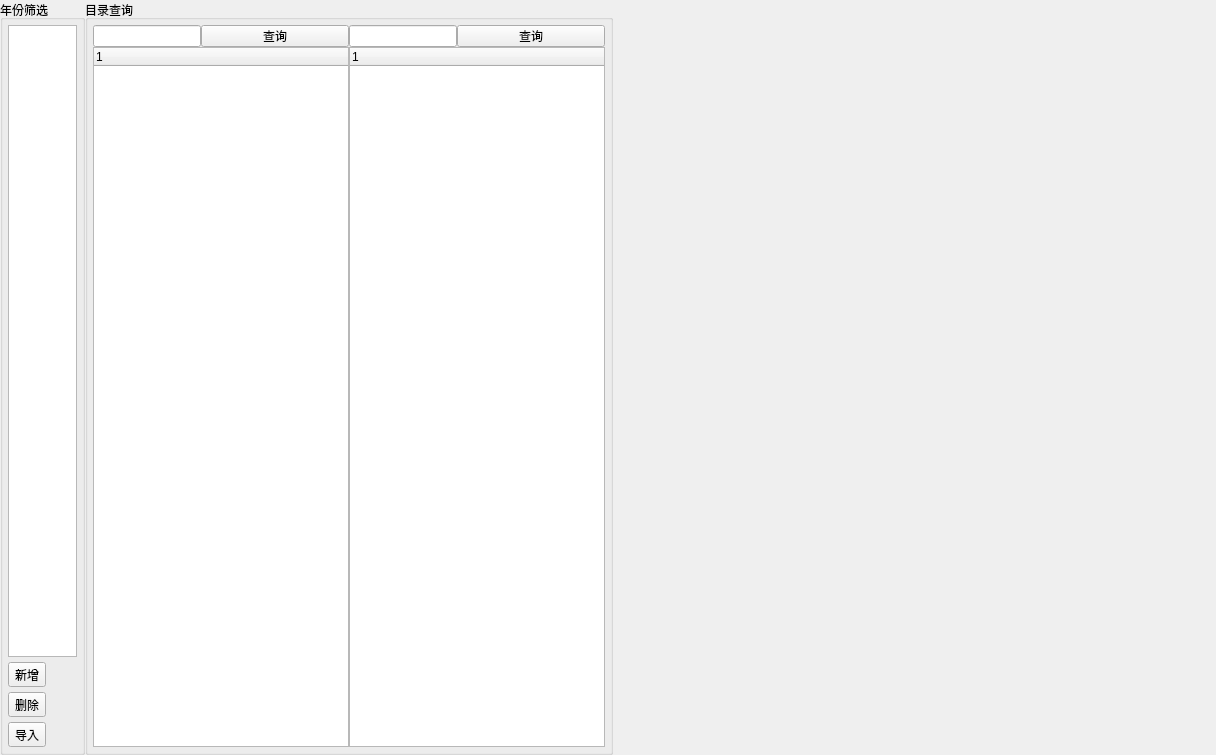
<?xml version="1.0" encoding="UTF-8"?>
<ui version="4.0">
 <class>Form</class>
 <widget class="QWidget" name="Form">
  <property name="geometry">
   <rect>
    <x>0</x>
    <y>0</y>
    <width>1216</width>
    <height>755</height>
   </rect>
  </property>
  <property name="windowTitle">
   <string>Form</string>
  </property>
  <layout class="QHBoxLayout" name="horizontalLayout_5">
   <property name="spacing">
    <number>0</number>
   </property>
   <property name="leftMargin">
    <number>0</number>
   </property>
   <property name="topMargin">
    <number>0</number>
   </property>
   <property name="rightMargin">
    <number>0</number>
   </property>
   <property name="bottomMargin">
    <number>0</number>
   </property>
   <item>
    <widget class="QWidget" name="widget" native="true">
     <property name="sizePolicy">
      <sizepolicy hsizetype="Fixed" vsizetype="Preferred">
       <horstretch>0</horstretch>
       <verstretch>0</verstretch>
      </sizepolicy>
     </property>
     <property name="minimumSize">
      <size>
       <width>0</width>
       <height>755</height>
      </size>
     </property>
    </widget>
   </item>
   <item>
    <widget class="QGroupBox" name="groupBox">
     <property name="maximumSize">
      <size>
       <width>85</width>
       <height>16777215</height>
      </size>
     </property>
     <property name="title">
      <string>年份筛选</string>
     </property>
     <layout class="QGridLayout" name="gridLayout">
      <property name="leftMargin">
       <number>5</number>
      </property>
      <property name="topMargin">
       <number>5</number>
      </property>
      <property name="rightMargin">
       <number>5</number>
      </property>
      <property name="bottomMargin">
       <number>5</number>
      </property>
      <property name="spacing">
       <number>5</number>
      </property>
      <item row="0" column="0">
       <widget class="QListWidget" name="lw_chooseYear"/>
      </item>
      <item row="2" column="0">
       <widget class="QToolButton" name="tb_del">
        <property name="text">
         <string>删除</string>
        </property>
       </widget>
      </item>
      <item row="1" column="0">
       <widget class="QToolButton" name="tb_add">
        <property name="text">
         <string>新增</string>
        </property>
       </widget>
      </item>
      <item row="3" column="0">
       <widget class="QToolButton" name="tb_input">
        <property name="text">
         <string>导入</string>
        </property>
       </widget>
      </item>
     </layout>
    </widget>
   </item>
   <item>
    <widget class="QGroupBox" name="groupBox_2">
     <property name="title">
      <string>目录查询</string>
     </property>
     <layout class="QGridLayout" name="gridLayout_2">
      <property name="leftMargin">
       <number>5</number>
      </property>
      <property name="topMargin">
       <number>5</number>
      </property>
      <property name="rightMargin">
       <number>5</number>
      </property>
      <property name="bottomMargin">
       <number>5</number>
      </property>
      <property name="spacing">
       <number>5</number>
      </property>
      <item row="0" column="0">
       <widget class="QWidget" name="wg_directory" native="true">
        <property name="sizePolicy">
         <sizepolicy hsizetype="Fixed" vsizetype="Preferred">
          <horstretch>0</horstretch>
          <verstretch>0</verstretch>
         </sizepolicy>
        </property>
        <layout class="QHBoxLayout" name="horizontalLayout_4">
         <property name="spacing">
          <number>0</number>
         </property>
         <property name="leftMargin">
          <number>0</number>
         </property>
         <property name="topMargin">
          <number>0</number>
         </property>
         <property name="rightMargin">
          <number>0</number>
         </property>
         <property name="bottomMargin">
          <number>0</number>
         </property>
         <item>
          <layout class="QHBoxLayout" name="horizontalLayout_3">
           <property name="spacing">
            <number>0</number>
           </property>
           <item>
            <layout class="QVBoxLayout" name="verticalLayout">
             <property name="spacing">
              <number>0</number>
             </property>
             <item>
              <layout class="QHBoxLayout" name="horizontalLayout" stretch="0,0">
               <property name="spacing">
                <number>0</number>
               </property>
               <item>
                <widget class="QLineEdit" name="le_first">
                 <property name="sizePolicy">
                  <sizepolicy hsizetype="Maximum" vsizetype="Fixed">
                   <horstretch>70</horstretch>
                   <verstretch>0</verstretch>
                  </sizepolicy>
                 </property>
                </widget>
               </item>
               <item>
                <widget class="QPushButton" name="pb_firstSelect">
                 <property name="sizePolicy">
                  <sizepolicy hsizetype="Ignored" vsizetype="Ignored">
                   <horstretch>0</horstretch>
                   <verstretch>0</verstretch>
                  </sizepolicy>
                 </property>
                 <property name="text">
                  <string>查询</string>
                 </property>
                </widget>
               </item>
              </layout>
             </item>
             <item>
              <widget class="QTreeWidget" name="tw_first">
               <column>
                <property name="text">
                 <string/>
                </property>
               </column>
              </widget>
             </item>
            </layout>
           </item>
           <item>
            <layout class="QVBoxLayout" name="verticalLayout_3">
             <property name="spacing">
              <number>0</number>
             </property>
             <item>
              <layout class="QHBoxLayout" name="horizontalLayout_2">
               <property name="spacing">
                <number>0</number>
               </property>
               <item>
                <widget class="QLineEdit" name="le_second">
                 <property name="sizePolicy">
                  <sizepolicy hsizetype="Maximum" vsizetype="Fixed">
                   <horstretch>70</horstretch>
                   <verstretch>0</verstretch>
                  </sizepolicy>
                 </property>
                </widget>
               </item>
               <item>
                <widget class="QPushButton" name="pb_secondSelect">
                 <property name="sizePolicy">
                  <sizepolicy hsizetype="Ignored" vsizetype="Ignored">
                   <horstretch>0</horstretch>
                   <verstretch>0</verstretch>
                  </sizepolicy>
                 </property>
                 <property name="text">
                  <string>查询</string>
                 </property>
                </widget>
               </item>
              </layout>
             </item>
             <item>
              <widget class="QTreeWidget" name="tw_second">
               <column>
                <property name="text">
                 <string/>
                </property>
               </column>
              </widget>
             </item>
            </layout>
           </item>
          </layout>
         </item>
        </layout>
       </widget>
      </item>
     </layout>
    </widget>
   </item>
   <item>
    <widget class="QStackedWidget" name="sw_strenSelectMan">
     <property name="sizePolicy">
      <sizepolicy hsizetype="Preferred" vsizetype="Preferred">
       <horstretch>0</horstretch>
       <verstretch>0</verstretch>
      </sizepolicy>
     </property>
    </widget>
   </item>
  </layout>
 </widget>
 <resources/>
 <connections/>
</ui>
